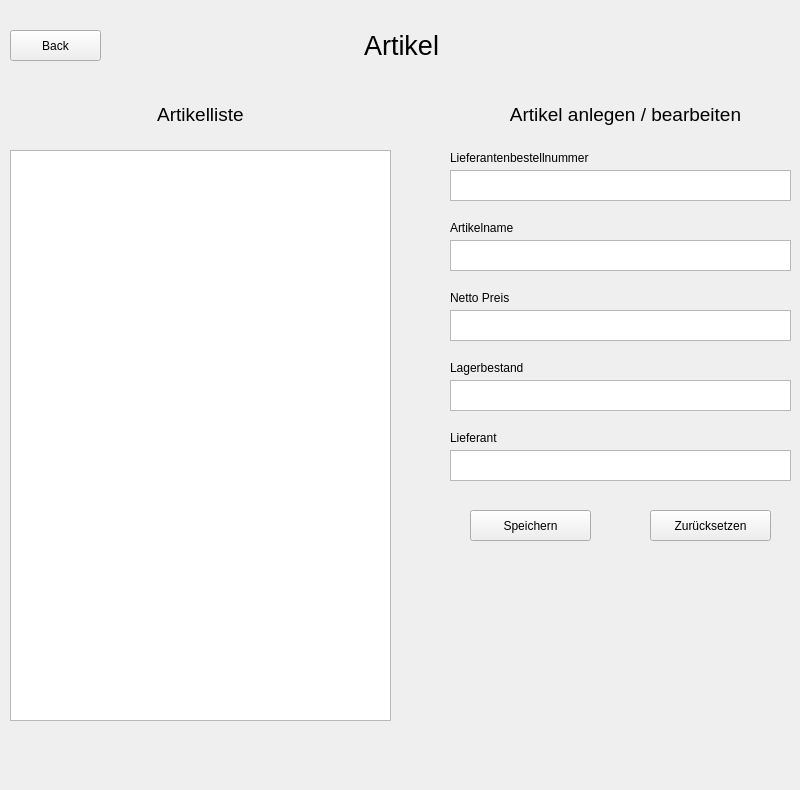
<?xml version="1.0" encoding="UTF-8"?>
<ui version="4.0">
 <class>OverviewArtikel</class>
 <widget class="QWidget" name="OverviewArtikel">
  <property name="geometry">
   <rect>
    <x>0</x>
    <y>0</y>
    <width>800</width>
    <height>790</height>
   </rect>
  </property>
  <property name="windowTitle">
   <string>Form</string>
  </property>
  <widget class="QPushButton" name="back_to_main">
   <property name="geometry">
    <rect>
     <x>10</x>
     <y>30</y>
     <width>91</width>
     <height>31</height>
    </rect>
   </property>
   <property name="text">
    <string>Back</string>
   </property>
  </widget>
  <widget class="QLabel" name="label">
   <property name="geometry">
    <rect>
     <x>1</x>
     <y>30</y>
     <width>801</width>
     <height>31</height>
    </rect>
   </property>
   <property name="font">
    <font>
     <pointsize>20</pointsize>
    </font>
   </property>
   <property name="layoutDirection">
    <enum>Qt::LeftToRight</enum>
   </property>
   <property name="text">
    <string>Artikel</string>
   </property>
   <property name="alignment">
    <set>Qt::AlignCenter</set>
   </property>
  </widget>
  <widget class="QListView" name="listView">
   <property name="geometry">
    <rect>
     <x>10</x>
     <y>150</y>
     <width>381</width>
     <height>571</height>
    </rect>
   </property>
  </widget>
  <widget class="QTextBrowser" name="textBrowser">
   <property name="geometry">
    <rect>
     <x>450</x>
     <y>170</y>
     <width>341</width>
     <height>31</height>
    </rect>
   </property>
  </widget>
  <widget class="QTextBrowser" name="textBrowser_2">
   <property name="geometry">
    <rect>
     <x>450</x>
     <y>240</y>
     <width>341</width>
     <height>31</height>
    </rect>
   </property>
  </widget>
  <widget class="QTextBrowser" name="textBrowser_3">
   <property name="geometry">
    <rect>
     <x>450</x>
     <y>310</y>
     <width>341</width>
     <height>31</height>
    </rect>
   </property>
  </widget>
  <widget class="QTextBrowser" name="textBrowser_4">
   <property name="geometry">
    <rect>
     <x>450</x>
     <y>380</y>
     <width>341</width>
     <height>31</height>
    </rect>
   </property>
  </widget>
  <widget class="QTextBrowser" name="textBrowser_5">
   <property name="geometry">
    <rect>
     <x>450</x>
     <y>450</y>
     <width>341</width>
     <height>31</height>
    </rect>
   </property>
  </widget>
  <widget class="QLabel" name="label_2">
   <property name="geometry">
    <rect>
     <x>450</x>
     <y>150</y>
     <width>211</width>
     <height>16</height>
    </rect>
   </property>
   <property name="text">
    <string>Lieferantenbestellnummer</string>
   </property>
  </widget>
  <widget class="QLabel" name="label_3">
   <property name="geometry">
    <rect>
     <x>450</x>
     <y>220</y>
     <width>211</width>
     <height>16</height>
    </rect>
   </property>
   <property name="text">
    <string>Artikelname</string>
   </property>
  </widget>
  <widget class="QLabel" name="label_4">
   <property name="geometry">
    <rect>
     <x>450</x>
     <y>290</y>
     <width>211</width>
     <height>16</height>
    </rect>
   </property>
   <property name="text">
    <string>Netto Preis</string>
   </property>
  </widget>
  <widget class="QLabel" name="label_5">
   <property name="geometry">
    <rect>
     <x>450</x>
     <y>360</y>
     <width>211</width>
     <height>16</height>
    </rect>
   </property>
   <property name="text">
    <string>Lagerbestand</string>
   </property>
  </widget>
  <widget class="QLabel" name="label_6">
   <property name="geometry">
    <rect>
     <x>450</x>
     <y>430</y>
     <width>211</width>
     <height>16</height>
    </rect>
   </property>
   <property name="text">
    <string>Lieferant</string>
   </property>
  </widget>
  <widget class="QPushButton" name="pushButton">
   <property name="geometry">
    <rect>
     <x>470</x>
     <y>510</y>
     <width>121</width>
     <height>31</height>
    </rect>
   </property>
   <property name="text">
    <string>Speichern</string>
   </property>
  </widget>
  <widget class="QPushButton" name="pushButton_2">
   <property name="geometry">
    <rect>
     <x>650</x>
     <y>510</y>
     <width>121</width>
     <height>31</height>
    </rect>
   </property>
   <property name="text">
    <string>Zurücksetzen</string>
   </property>
  </widget>
  <widget class="QLabel" name="label_8">
   <property name="geometry">
    <rect>
     <x>450</x>
     <y>99</y>
     <width>351</width>
     <height>31</height>
    </rect>
   </property>
   <property name="font">
    <font>
     <pointsize>14</pointsize>
    </font>
   </property>
   <property name="text">
    <string>Artikel anlegen / bearbeiten</string>
   </property>
   <property name="alignment">
    <set>Qt::AlignCenter</set>
   </property>
  </widget>
  <widget class="QLabel" name="label_9">
   <property name="geometry">
    <rect>
     <x>10</x>
     <y>99</y>
     <width>381</width>
     <height>31</height>
    </rect>
   </property>
   <property name="font">
    <font>
     <pointsize>14</pointsize>
    </font>
   </property>
   <property name="text">
    <string>Artikelliste</string>
   </property>
   <property name="alignment">
    <set>Qt::AlignCenter</set>
   </property>
  </widget>
 </widget>
 <resources/>
 <connections/>
</ui>
